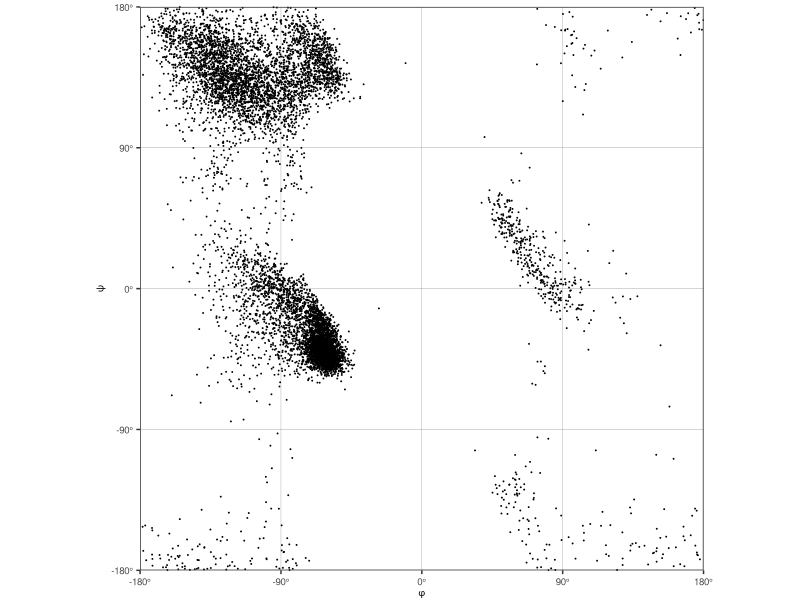

Reproduce this figure in R.

library(ggplot2)
library(plyr)

# clear environment
rm(list = ls())

# read in data file
df <- read.csv('torsion.txt')

# reorder factor levels
df$sse <- factor(df$sse, levels = c('Helix', 'Turn', 'Strand', 'Bridge', 'Bend', 'Coil'))

ggplot(df, aes(phi, psi)) +
    
    # geoms
    geom_point(
        size = rel(0.01)
    ) + 

    # coordinates
    coord_fixed(
       ratio = 1
    ) +
    
    # scales
    scale_x_continuous(
        limits = c(-180,180),
        expand = c(0,0),
        breaks = c(-180,-90,0,90,180),
        labels = c('-180\u00B0','-90\u00B0','0\u00B0','90\u00B0','180\u00B0')
    ) + 
    scale_y_continuous(
        limits = c(-180,180),
        expand = c(0,0),
        breaks = c(-180,-90,0,90,180),
        labels = c('-180\u00B0','-90\u00B0','0\u00B0','90\u00B0','180\u00B0')
    ) + 

    # axis labels
    labs(
         x = expression(phi), 
         y = expression(psi)
    ) + 

    # default theme 
    theme_bw() +

    # default override
    theme(
        plot.title = element_blank(), 
        plot.margin = margin(5,0,0,0), 
       
        panel.grid.minor = element_blank(),
        panel.grid.major = element_line(size = rel(0.2), color = 'grey50'),

        axis.text = element_text(size = 7), 
        axis.title = element_text(size = 7)
    )

ggsave('ramachandran.eps', width = 3, height = 3)


